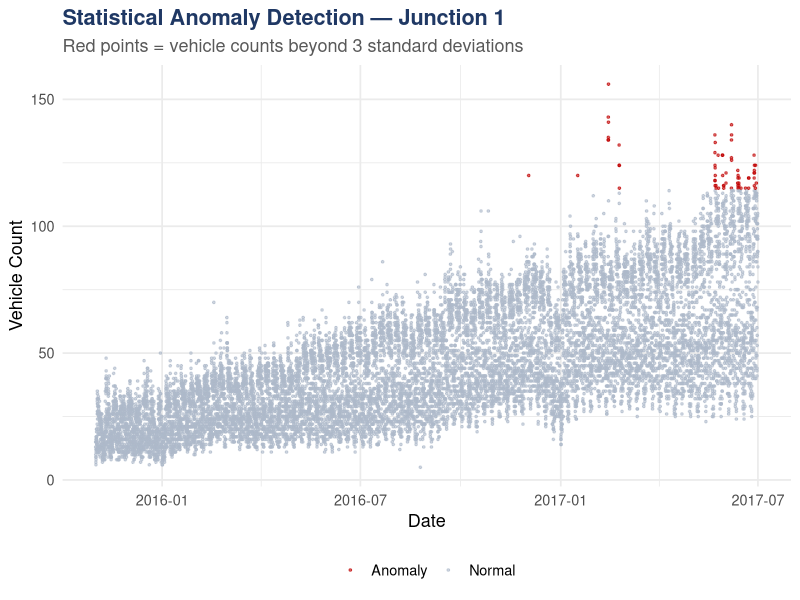
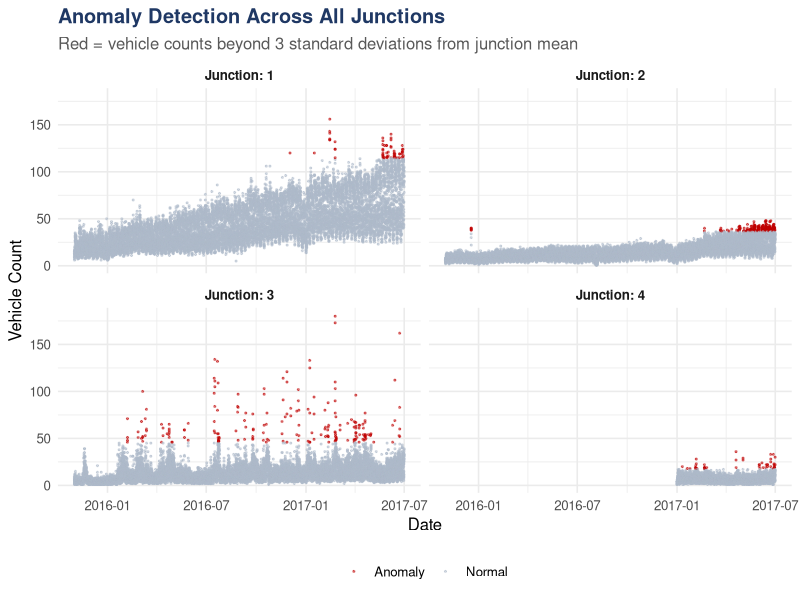

Source code (R) for these figures, in order: (Note: this script raises an error after producing the figures.)
# =============================================================
# FILE:    scripts/04_anomaly_detection.R
# PURPOSE: Detect and visualise anomalous traffic patterns
# INPUT:   data/traffic_clean.csv
# OUTPUT:  output/plot_10_stat_anomalies.png
#          output/plot_11_all_junctions_anomalies.png
#          output/anomaly_summary.csv
# PRD:     OBJ-07 | FR-24 to FR-27
# =============================================================

library(tidyverse)

df <- read_csv('data/traffic_clean.csv', show_col_types = FALSE) %>%
  mutate(
    DateTime = as.POSIXct(DateTime),
    Junction = as.factor(Junction)
  )

message('Anomaly detection started on ', nrow(df), ' rows')

# FR-24: Flag statistical anomalies (z-score > 3) -------------
df_flagged <- df %>%
  group_by(Junction) %>%
  mutate(
    z_score      = (Vehicles - mean(Vehicles)) / sd(Vehicles),
    stat_anomaly = if_else(abs(z_score) > 3, 'Anomaly', 'Normal')
  ) %>%
  ungroup()

n_anom <- sum(df_flagged$stat_anomaly == 'Anomaly')
message('Statistical anomalies detected (|z| > 3): ', n_anom)

# Anomaly breakdown per junction ------------------------------
breakdown <- df_flagged %>%
  group_by(Junction, stat_anomaly) %>%
  summarise(count = n(), .groups = 'drop') %>%
  filter(stat_anomaly == 'Anomaly')
print(breakdown)

# PLOT 10: Anomalies on Junction 1 time series ----------------
p10 <- df_flagged %>%
  filter(Junction == '1') %>%
  ggplot(aes(x=DateTime, y=Vehicles, color=stat_anomaly)) +
  geom_point(size=0.6, alpha=0.6) +
  scale_color_manual(
    values = c('Normal'='#ADB9CA', 'Anomaly'='#C00000')
  ) +
  labs(
    title    = 'Statistical Anomaly Detection — Junction 1',
    subtitle = 'Red points = vehicle counts beyond 3 standard deviations',
    x = 'Date', y = 'Vehicle Count', color = NULL
  ) +
  theme_minimal(base_size=13) +
  theme(
    plot.title    = element_text(face='bold', color='#1F3864'),
    plot.subtitle = element_text(color='#595959'),
    legend.position = 'bottom'
  )
ggsave('output/plot_10_stat_anomalies.png', p10, width=12, height=5, dpi=150)
message('Saved: plot_10_stat_anomalies.png')

# PLOT 11: Anomalies across all junctions ---------------------
p11 <- df_flagged %>%
  ggplot(aes(x=DateTime, y=Vehicles, color=stat_anomaly)) +
  geom_point(size=0.4, alpha=0.5) +
  scale_color_manual(
    values = c('Normal'='#ADB9CA', 'Anomaly'='#C00000')
  ) +
  facet_wrap(~Junction, nrow=2, labeller=label_both) +
  labs(
    title    = 'Anomaly Detection Across All Junctions',
    subtitle = 'Red = vehicle counts beyond 3 standard deviations from junction mean',
    x = 'Date', y = 'Vehicle Count', color = NULL
  ) +
  theme_minimal(base_size=12) +
  theme(
    plot.title      = element_text(face='bold', color='#1F3864'),
    plot.subtitle   = element_text(color='#595959'),
    legend.position = 'bottom',
    strip.text      = element_text(face='bold')
  )
ggsave('output/plot_11_all_junctions_anomalies.png', p11, width=14, height=8, dpi=150)
message('Saved: plot_11_all_junctions_anomalies.png')

# FR-27: Anomaly summary table --------------------------------
anomaly_tbl <- df_flagged %>%
  filter(stat_anomaly == 'Anomaly') %>%
  select(DateTime, Junction, Vehicles, z_score) %>%
  mutate(z_score = round(z_score, 2)) %>%
  arrange(desc(abs(z_score)))

message('Top 10 most extreme anomalies:')
print(head(anomaly_tbl, 10))

write_csv(anomaly_tbl, 'output/anomaly_summary.csv')
message('Saved -> output/anomaly_summary.csv')
message('\nAnomaly Detection COMPLETE!')
